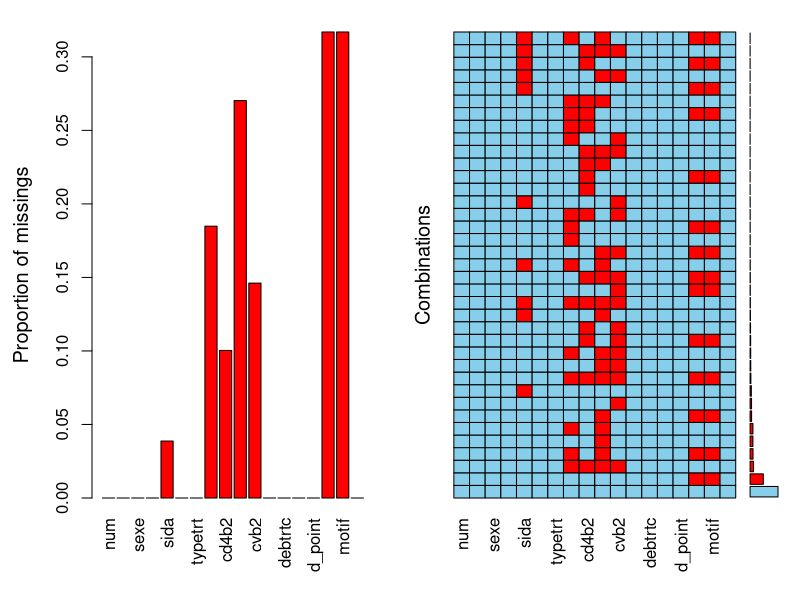
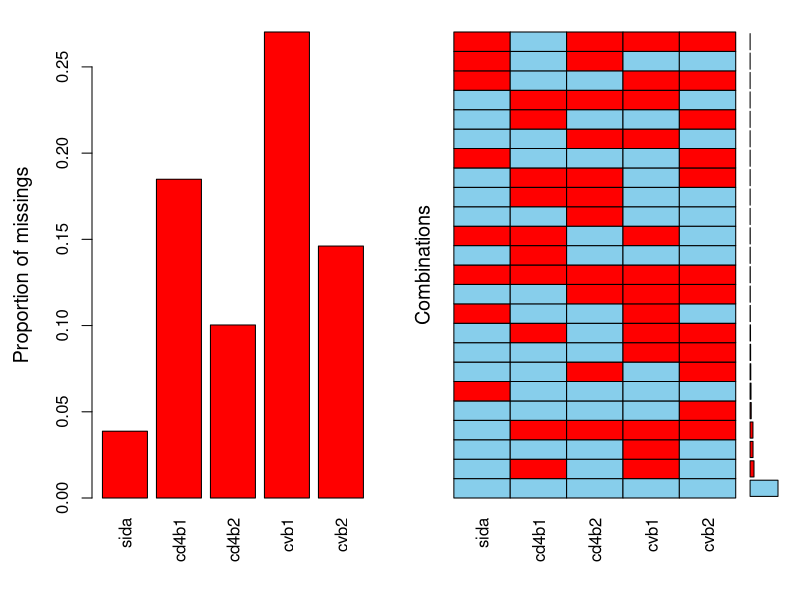
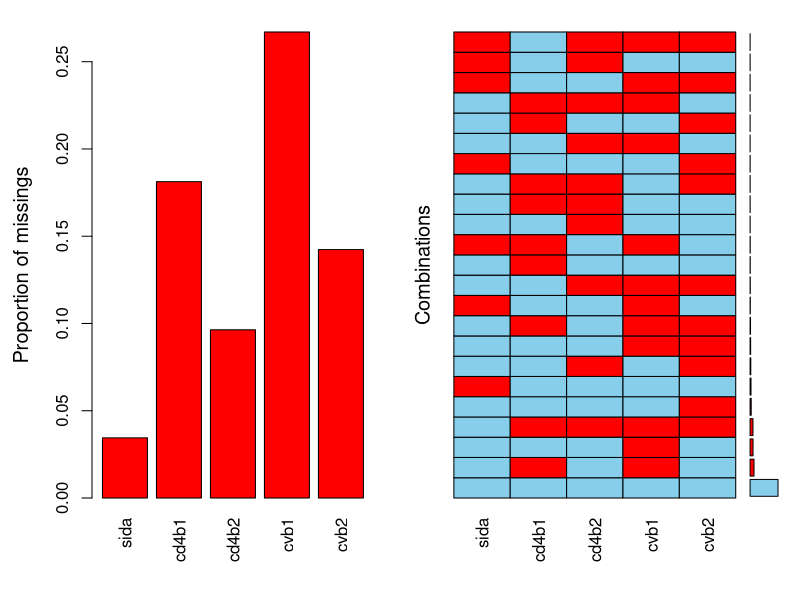
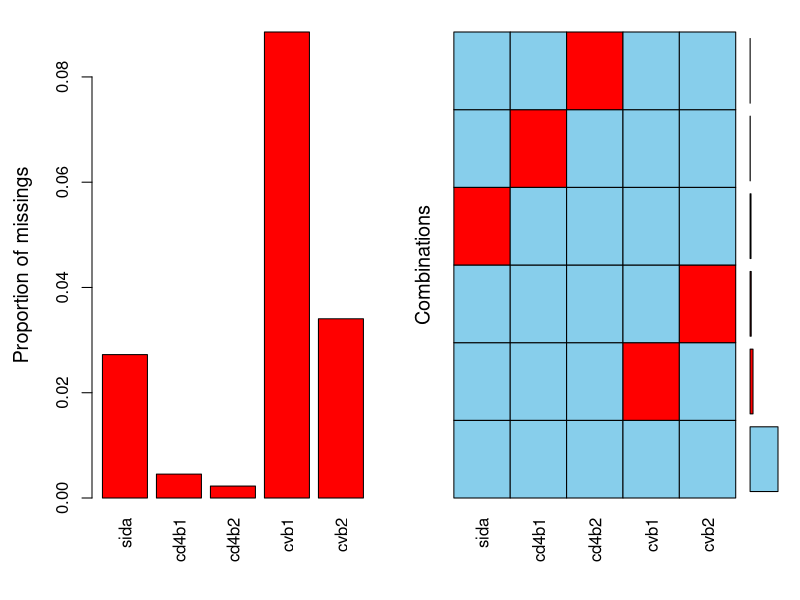
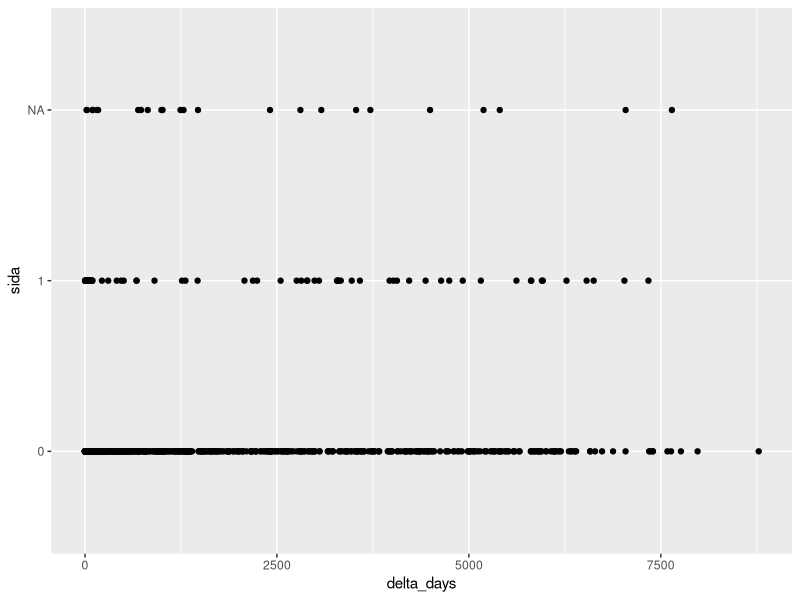

R code for these plots, in order:
## ---- chunk 1
setwd(dir = "~/Google Drive/UPS/M2 SID - 2016_2017/BE_VIH_STATISTIQUE_SANTE/traitement_NaN") # Axel
# setwd(dir = "/Users/ismailaddou/Documents/R/Infection-VIH") #Ismail
## ---- chunk 2
library(readr)

base_vih <- data.frame(read_csv("../data/base_vih.csv", 
    col_types = cols(age = col_factor(levels = c("0", 
        "1", "2", "3")), cd4b1 = col_factor(levels = c("0", 
        "1", "2")), cd4b2 = col_factor(levels = c("0", 
        "1", "2")), conta = col_factor(levels = c("0", 
        "1", "2", "3")), cvb1 = col_factor(levels = c("0", 
        "1", "2")), cvb2 = col_factor(levels = c("0", 
        "1", "2")), d_arret = col_date(format = "%d/%m/%y"), 
        d_debtrt = col_date(format = "%d/%m/%y"), 
        d_point = col_date(format = "%d/%m/%y"), 
        d_sero = col_date(format = "%d/%m/%y"), 
        debtrtc = col_factor(levels = c("0", 
            "1")), motif = col_factor(levels = c("Intolerance/Toxicite", 
            "Echec therapeutique", "Simplification trt", 
            "Autres", "Pb d'observance")), 
        observ = col_factor(levels = c("0", 
            "1")), sexe = col_factor(levels = c("0", 
            "1")), sida = col_factor(levels = c("0", 
            "1")), typetrt = col_factor(levels = c("0", 
            "1", "2")))))
## ---- chunk 3
library(dplyr)
base_vih_df <- base_vih %>%
    mutate(arret_trt=ifelse(is.na(d_arret), FALSE, TRUE))
## ---- chunk 4
sum_nas <- sapply(base_vih_df, function(x) sum(is.na(x)))
library(VIM)
aggr(base_vih_df, combined=FALSE)
sum_nas
## ---- chunk 5
col_with_missing_values <- c('sida', 'cd4b1', 'cd4b2', 'cvb1', 'cvb2')
aggr(base_vih_df[col_with_missing_values], combined=FALSE)
## ---- chunk 6
# We do not want to consider d_arret and motif because NaN values are logic
not_to_consider <- c("d_arret", "motif")

# Get the index of NaN values for each factor
find_index_for_NaN_combinations <- function(nb_comb) {
  return (
    as.vector(
      which(rowSums(is.na(base_vih_df[, !(names(base_vih_df) %in% not_to_consider)])) >= nb_comb)
    )
  )
}

# Then, we can delete those items
base_vih_df <- base_vih_df[-find_index_for_NaN_combinations(5),]
## ---- chunk 7
aggr(base_vih_df[col_with_missing_values], combined=FALSE)
## ---- chunk 8
base_vih_df <- base_vih_df[-find_index_for_NaN_combinations(2),]
aggr(base_vih_df[col_with_missing_values])
## ---- chunk 9
library(caret)

learn <- function(Y, X) {
  # Specify cross validation tuning
  fitControl <- trainControl(method = "cv", 
                             number = 10)
  rpart_grid <- expand.grid(.cp=0.2)
  
  # We want to have a train dataset containing as much tuples for sida=1 than sida=0
  # We filter our original dataframe to keep only people with AIDS
  train_sida1_df <- base_vih_df[base_vih_df$sida == "1",] %>%
    na.omit(sida)
  # Then we sample our original dataframe to avoid over-sampling
  train_sida0_df <- base_vih_df[base_vih_df$sida == "0",] %>%
    na.omit(sida)
  train_sida0_df <- sample_n(train_sida0_df, size = nrow(train_sida1_df))
  
  # We build our test dataset
  train_df <- data.frame(rbind(
    train_sida0_df,
    train_sida1_df
  ))
  
  # # Let's train the Decision Tree classifier
  train_rpart <- train(as.formula(paste(sprintf("%s~", Y), paste(X, collapse="+"))), 
                       data=train_df, method="rpart", 
                       trControl=fitControl, tuneGrid=rpart_grid)
  print(train_rpart)
  return (train_rpart)
}

replace_NaN_values <- function(Y, preds) {
  # List of indexes where there are NaN values for the factor Y
  na_index <- which(is.na(base_vih_df[,Y]))
  # For each index, find the value in predictions array and assign it to our previous NaN value
  for (i in 1:length(na_index)) {
   base_vih_df[na_index[i], Y] <- preds[i] 
  }
  return (base_vih_df)
}

clean_workspace <- function() {
  rm(train_rpart, train_df, fitControl, rpart_grid, train_sida0_df, train_sida1_df, test_df, preds, na_index)
}
## ---- chunk 10
round(length(which(is.na(base_vih_df$sida))) / nrow(base_vih_df) * 100, 2)
## ---- chunk 11
df_sida_sero_trt <- base_vih_df %>%
  select(sida, d_sero, d_debtrt) %>%
  mutate(delta_days=d_debtrt-d_sero)
## ---- chunk 12
library(ggplot2)
ggplot(data=df_sida_sero_trt, aes(x = delta_days, y = sida)) + geom_point()
## ---- chunk 13
rm(df_sida_sero_trt)
## ---- chunk 14
train_rpart <- learn("sida", c("observ", "typetrt", "arret_trt", "debtrtc", "cd4b1", "cvb1", "cd4b2"))
## ---- chunk 15
# Build the test dataset containing our NaN values for sida
test_df <- base_vih_df[which(is.na(base_vih_df$sida)),]
# Classification step
preds <- predict(train_rpart, test_df, type="raw")
preds
## ---- chunk 16
base_vih_df <- replace_NaN_values("sida", preds)
## ---- chunk 17
clean_workspace()
## ---- chunk 18
summary(base_vih_df$cd4b1)
## ---- chunk 19
base_vih_df <- base_vih_df %>% 
  mutate(delta_dtrt_dsero = d_debtrt - d_sero)
## ---- chunk 20
train_rpart <- learn("cd4b1", c("sida", "delta_dtrt_dsero", "debtrtc", "age", "sexe", "observ", "conta"))
## ---- chunk 21
# Build the test dataset containing our NaN values for cd4b1
test_df <- base_vih_df[which(is.na(base_vih_df$cd4b1)),]
# Classification step
preds <- predict(train_rpart, test_df, type="raw")
preds
## ---- chunk 22
# base_vih_df <- replace_NaN_values("cd4b1", preds)
## ---- chunk 23
clean_workspace()
## ---- chunk 24
summary(base_vih_df$cd4b2)
## ---- chunk 25
train_rpart <- learn("cd4b2", c("sida", "typetrt", "delta_dtrt_dsero", "debtrtc", "observ", "cd4b1"))
## ---- chunk 26
# Build the test dataset containing our NaN values for cd4b1
test_df <- base_vih_df[which(is.na(base_vih_df$cd4b2)),]
# Classification step
preds <- predict(train_rpart, test_df, type="raw")
preds
## ---- chunk 27
# base_vih_df <- replace_NaN_values("cd4b2", preds)
## ---- chunk 28
clean_workspace()
## ---- chunk 29
summary(base_vih_df$cvb1)
## ---- chunk 30
train_rpart <- learn("cvb1", c("sida", "delta_dtrt_dsero", "typetrt", "debtrtc", "age", "sexe", "observ", "conta", "cd4b1"))
## ---- chunk 31
# Build the test dataset containing our NaN values for cd4b1
test_df <- base_vih_df[which(is.na(base_vih_df$cvb1)),]
# Classification step
preds <- predict(train_rpart, test_df, type="raw")
preds
## ---- chunk 32
# base_vih_df <- replace_NaN_values("cvb1", preds)
## ---- chunk 33
clean_workspace()
## ---- chunk 34
summary(base_vih_df$cvb2)
## ---- chunk 35
train_rpart <- learn("cvb2", c("sida", "delta_dtrt_dsero", "debtrtc", "age", "sexe", "observ", "conta", "cd4b2"))
## ---- chunk 36
# Build the test dataset containing our NaN values for cd4b1
test_df <- base_vih_df[which(is.na(base_vih_df$cvb2)),]
# Classification step
preds <- predict(train_rpart, test_df, type="raw")
preds
## ---- chunk 37
# base_vih_df <- replace_NaN_values("cvb2", preds)
## ---- chunk 38
clean_workspace()
## ---- chunk 39
base_vih_df <- base_vih_df[-find_index_for_NaN_combinations(1),]
## ---- chunk 40
save(base_vih_df, file="base_vih_df_cleaned.RData")
## ---- chunk 41
df_NaN <- dplyr::anti_join(base_vih, base_vih_df)
save(df_NaN, file="df_NaN.RData")
